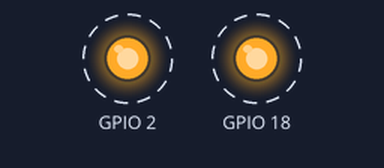
A program run on a simulated ESP32. Parts: output pins drawn as LEDs (lit = HIGH). Dashed ring = blinking. What the program prints to the serial monitor is not drawn.

Above: at 0.1 s.
Timing chart, 0 to 3.0 s (numbered marks = the images above):
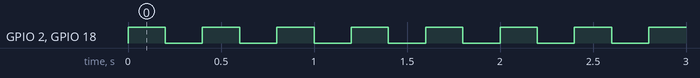

Measured:
- by itself, GPIO 2, GPIO 18: alternates HIGH for 0.20 s and LOW for 0.20 s

The program:

main.cpp
```cpp
/*******************************************************************
 *  Passagem de Parametros para tasks
 *  Esse exemplo exibe como passar parametros na criação de tarefas
 *  Por: Kayann Soares
********************************************************************/
#include <Arduino.h>

/* Bibliotecas FreeRTOS */
#include <freertos/FreeRTOS.h>
#include <freertos/task.h>

/* Mapeamento de Pinos */
#define LED 2
#define LEDoffB 18

/* Variaveis para armazenamento do Handle das Tasks */
TaskHandle_t task1Handle = NULL;
TaskHandle_t task2Handle = NULL;
TaskHandle_t task3Handle = NULL;

/* Prototipos das Tasks */
void vTaskBlink(void *pvParameters);
void vTask2(void *pvParameters);

/*variáveis auxiliares*/
int aux = 500;


void setup() {
  // put your setup code here, to run once:
  Serial.begin(9600);

  /* Criação das Tasks */
  xTaskCreate(vTaskBlink, "TASK1", configMINIMAL_STACK_SIZE, (void*)LED, 1, &task1Handle);
  xTaskCreate(vTask2, "TASK2", configMINIMAL_STACK_SIZE+1024, (void*)aux, 2, &task2Handle);
  xTaskCreate(vTaskBlink, "TASK3", configMINIMAL_STACK_SIZE, (void*)LEDoffB, 1, &task3Handle);
}

void loop() {
  // put your main code here, to run repeatedly:
  vTaskDelay(3000);

}

void vTaskBlink(void *pvParameters){
  int pin = (int)pvParameters;

  pinMode(pin, OUTPUT);

  while(1){
    digitalWrite(pin,!digitalRead(pin));
    vTaskDelay(pdMS_TO_TICKS(200));
  }
}

void vTask2(void *pvParameters){
  int cont = (int)pvParameters;

  while(1){
    Serial.println("TASK 2: " + String(cont++));

    vTaskDelay(pdMS_TO_TICKS(1000));
  }
}
```
